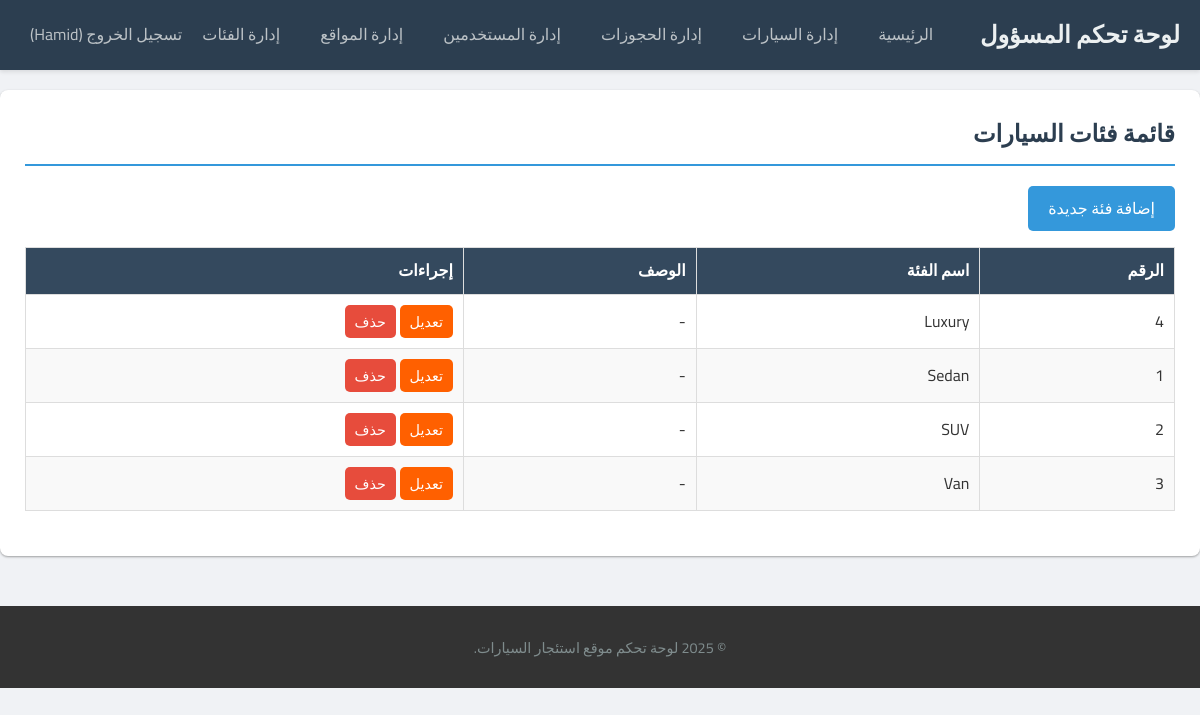
/admin/manage_categories.php (signed in), run on the app's committed database.
### tables this page shows
CREATE TABLE `car_categories` (
  `id` int(11) NOT NULL,
  `name` varchar(50) NOT NULL,
  `description` text DEFAULT NULL
);

### admin/manage_categories.php (the view, shortened to what this page needs)
<?php
require_once __DIR__ . '/includes/admin_header.php';
$error = '';
$edit_category = null;
$action = isset($_GET['action']) ? $_GET['action'] : 'list';
$categories_query = "SELECT * FROM car_categories ORDER BY name ASC";
$categories_result = $conn->query($categories_query);
?>
<?php if ($action === 'add' || ($action === 'edit' && $edit_category)): ?>
    <h2><?php echo ($action === 'add' ? 'إضافة فئة جديدة' : 'تعديل الفئة: ' . htmlspecialchars($edit_category['name'] ?? '')); ?></h2>
    <?php if ($error): ?>
        <div class="admin-alert admin-alert-danger"><?php echo htmlspecialchars($error); ?></div>
    <?php endif; ?>
    <form action="manage_categories.php" method="POST" class="admin-form">
        <?php if ($action === 'edit'): ?>
            <input type="hidden" name="category_id" value="<?php echo $edit_category['id']; ?>">
        <?php endif; ?>
        <div class="form-group">
            <label for="name">اسم الفئة:</label>
            <input type="text" id="name" name="name" value="<?php echo htmlspecialchars($edit_category['name'] ?? ''); ?>" required>
        </div>
        <div class="form-group">
            <label for="description">الوصف (اختياري):</label>
            <textarea id="description" name="description" rows="3"><?php echo htmlspecialchars($edit_category['description'] ?? ''); ?></textarea>
        </div>
        <button type="submit" class="btn"><?php echo ($action === 'add' ? 'إضافة الفئة' : 'تحديث الفئة'); ?></button>
        <a href="manage_categories.php" class="btn btn-secondary">إلغاء</a>
    </form>
<?php else: ?>
    <h2>قائمة فئات السيارات</h2>
    <p><a href="manage_categories.php?action=add" class="btn btn-primary">إضافة فئة جديدة</a></p>
    <table id="categoriesTable" class="admin-table display">
        <thead>
            <tr>
                <th>الرقم</th>
                <th>اسم الفئة</th>
                <th>الوصف</th>
                <th>إجراءات</th>
            </tr>
        </thead>
        <tbody>
            <?php if ($categories_result && $categories_result->num_rows > 0): ?>
                <?php while($category = $categories_result->fetch_assoc()): ?>
                <tr>
                    <td><?php echo $category['id']; ?></td>
                    <td><?php echo htmlspecialchars($category['name']); ?></td>
                    <td><?php echo htmlspecialchars($category['description'] ?? '-'); ?></td>
                    <td>
                        <a href="manage_categories.php?action=edit&id=<?php echo $category['id']; ?>" class="btn btn-sm">تعديل</a>
                        <a href="manage_categories.php?action=delete&id=<?php echo $category['id']; ?>" class="btn btn-sm btn-danger" onclick="return confirm('هل أنت متأكد أنك تريد حذف هذه الفئة؟');">حذف</a>
                    </td>
                </tr>
                <?php endwhile; ?>
            <?php else: ?>
                <tr><td colspan="4">لا توجد فئات لعرضها حالياً.</td></tr>
            <?php endif; ?>
        </tbody>
    </table>
<?php endif; ?>
<?php require_once __DIR__ . '/includes/admin_footer.php'; ?>

### assets/css/style.css (style rules this page uses)
:root { --primary-color: #007bff; --primary-color-dark: #0056b3; --primary-color-light: #5cacee; --secondary-color: #6c757d; --secondary-color-dark: #5a6268; --accent-color: #ff6000; --accent-color-dark: #e05500; --text-color: #333; --text-color-muted: #666; --light-text-color: #f8f9fa; --link-color: var(--primary-color); --link-hover-color: var(--primary-color-dark); --body-bg-color: #f4f4f4; --light-bg-color: #f8f9fa; --dark-bg-color: #2c3e50; --navbar-bg-color: #ffffff; --navbar-text-color: var(--text-color); --navbar-link-hover-color: var(--primary-color); --navbar-border-color: #e9ecef; --border-color: #dee2e6; --border-color-light: #f0f0f0; --success-color: #28a745; --success-bg-color: #d4edda; --success-border-color: #c3e6cb; --success-text-color: #155724; --danger-color: #dc3545; --danger-bg-color: #f8d7da; --danger-border-color: #f5c6cb; --danger-text-color: #721c24; --warning-color: #ffc107; --warning-bg-color: #fff3cd; --warning-border-color: #ffeeba; --warning-text-color: #856404; --info-color: #17a2b8; --info-bg-color: #d1ecf1; --info-border-color: #bee5eb; --info-text-color: #0c5460; --card-shadow: 0 4px 15px rgba(0, 0, 0, 0.07); --card-hover-shadow: 0 8px 25px rgba(0, 0, 0, 0.1); --navbar-shadow: 0 2px 5px rgba(0,0,0,0.07); --font-family-base: 'Tahoma', 'Helvetica Neue', Arial, sans-serif; --font-family-headings: 'Helvetica Neue', 'Segoe UI', Tahoma, Arial, sans-serif; --font-size-base: 16px; --line-height-base: 1.6; --border-radius-sm: 0.2rem; --border-radius-base: 0.375rem; --border-radius-lg: 0.5rem; }
body { font-family: cairo; font-size: 16px; font-weight: 400; line-height: 1.6; color: #333; direction: rtl; margin: 0; padding: 0; background-color: #f4f4f4; color: #333; direction: rtl; line-height: 1.6; }
.btn { display: inline-block; background: #ff6000; color: #fff; padding: 10px 20px; text-decoration: none; border: none; border-radius: 5px; cursor: pointer; font-size: 1rem; transition: background-color 0.3s ease; }
.btn-primary { background-color: #007bff; }

### assets/css/admin_style.css (style rules this page uses)
body.admin-body { background-color: #f0f2f5; font-family: 'Cairo', sans-serif; color: #333; }
.admin-main h1, .admin-main h2 { color: #2c3e50; margin-top: 0; margin-bottom: 20px; border-bottom: 2px solid #3498db; padding-bottom: 10px; }
.admin-table { width: 100%; border-collapse: collapse; margin-bottom: 20px; }
.admin-table th, .admin-table td { border: 1px solid #ddd; padding: 10px; text-align: right; }
.admin-table th { background-color: #34495e; color: #fff; font-weight: bold; }
.admin-table tbody tr:nth-child(even) { background-color: #f9f9f9; }
.btn-primary { background-color: #3498db; }
.btn-danger { background-color: #e74c3c; }
.btn-sm { padding: 5px 10px; font-size: 0.9em; }

### data on the page
car_categories: id "4", name "Luxury", description "-"
car_categories: id "1", name "Sedan", description "-"
car_categories: id "2", name "SUV", description "-"
car_categories: id "3", name "Van", description "-"

### other printed values
$_SESSION['user_name'] "Hamid"
